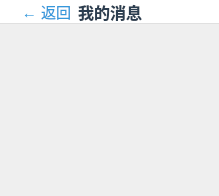
<?xml version="1.0" encoding="UTF-8"?>
<ui version="4.0">
 <class>ChatListPage</class>
 <widget class="QWidget" name="ChatListPage">
  <layout class="QVBoxLayout" name="outerLayout">
   <property name="spacing">
    <number>0</number>
   </property>
   <property name="leftMargin">
    <number>0</number>
   </property>
   <property name="topMargin">
    <number>0</number>
   </property>
   <property name="rightMargin">
    <number>0</number>
   </property>
   <property name="bottomMargin">
    <number>0</number>
   </property>
   <item>
    <widget class="QWidget" name="header" native="true">
     <property name="fixedHeight">
      <number>55</number>
     </property>
     <property name="styleSheet">
      <string notr="true">background-color: #ffffff; border-bottom: 1px solid #e0e0e0;</string>
     </property>
     <layout class="QHBoxLayout" name="headerLayout">
      <property name="spacing">
       <number>0</number>
      </property>
      <property name="leftMargin">
       <number>15</number>
      </property>
      <property name="topMargin">
       <number>0</number>
      </property>
      <property name="rightMargin">
       <number>15</number>
      </property>
      <property name="bottomMargin">
       <number>0</number>
      </property>
      <item>
       <widget class="QPushButton" name="m_backBtn">
        <property name="cursor">
         <cursorShape>PointingHandCursor</cursorShape>
        </property>
        <property name="text">
         <string>← 返回</string>
        </property>
        <property name="styleSheet">
         <string notr="true">QPushButton { background: transparent; border: none; font-size: 15px; color: #3498db; }
QPushButton:hover { color: #2980b9; }</string>
        </property>
       </widget>
      </item>
      <item>
       <widget class="QLabel" name="m_chatTitleLabel">
        <property name="text">
         <string>我的消息</string>
        </property>
        <property name="alignment">
         <set>Qt::AlignmentFlag::AlignCenter</set>
        </property>
        <property name="styleSheet">
         <string notr="true">color: #2c3e50; background: transparent; font-size: 16px; font-weight: bold;</string>
        </property>
       </widget>
      </item>
      <item>
       <widget class="QWidget" name="headerSpacer" native="true">
        <property name="fixedWidth">
         <number>60</number>
        </property>
       </widget>
      </item>
     </layout>
    </widget>
   </item>
   <item>
    <widget class="QStackedWidget" name="m_stack">
     <property name="currentIndex">
      <number>0</number>
     </property>
     <widget class="QWidget" name="m_listPage">
      <layout class="QVBoxLayout" name="listPageLayout">
       <property name="spacing">
        <number>0</number>
       </property>
       <property name="leftMargin">
        <number>0</number>
       </property>
       <property name="topMargin">
        <number>0</number>
       </property>
       <property name="rightMargin">
        <number>0</number>
       </property>
       <property name="bottomMargin">
        <number>0</number>
       </property>
      </layout>
     </widget>
     <widget class="QWidget" name="m_chatPage">
      <layout class="QVBoxLayout" name="chatPageLayout">
       <property name="spacing">
        <number>0</number>
       </property>
       <property name="leftMargin">
        <number>0</number>
       </property>
       <property name="topMargin">
        <number>0</number>
       </property>
       <property name="rightMargin">
        <number>0</number>
       </property>
       <property name="bottomMargin">
        <number>0</number>
       </property>
       <item>
        <widget class="QScrollArea" name="m_chatScrollArea">
         <property name="widgetResizable">
          <bool>true</bool>
         </property>
         <property name="horizontalScrollBarPolicy">
          <enum>Qt::ScrollBarPolicy::ScrollBarAlwaysOff</enum>
         </property>
         <property name="styleSheet">
          <string notr="true">QScrollArea { border: none; background: #ebeef5; }
QScrollBar:vertical { width: 4px; }
QScrollBar::handle:vertical { background: #ccc; border-radius: 2px; }</string>
         </property>
        </widget>
       </item>
       <item>
        <widget class="QWidget" name="inputBar" native="true">
         <property name="fixedHeight">
          <number>60</number>
         </property>
         <property name="styleSheet">
          <string notr="true">background-color: #ffffff; border-top: 1px solid #e0e0e0;</string>
         </property>
         <layout class="QHBoxLayout" name="inputLayout">
          <property name="spacing">
           <number>10</number>
          </property>
          <property name="leftMargin">
           <number>12</number>
          </property>
          <property name="topMargin">
           <number>10</number>
          </property>
          <property name="rightMargin">
           <number>12</number>
          </property>
          <property name="bottomMargin">
           <number>10</number>
          </property>
          <item>
           <widget class="QLineEdit" name="m_inputEdit">
            <property name="maxLength">
             <number>500</number>
            </property>
            <property name="placeholderText">
             <string>输入消息...</string>
            </property>
            <property name="styleSheet">
             <string notr="true">QLineEdit {
  min-height: 36px; padding: 0 15px;
  border: 2px solid #e0e0e0; border-radius: 18px;
  font-size: 14px; background-color: #f5f6fa; color: #333;
}
QLineEdit:focus { border-color: #3498db; background-color: #ffffff; }</string>
            </property>
           </widget>
          </item>
          <item>
           <widget class="QPushButton" name="m_sendBtn">
            <property name="cursor">
             <cursorShape>PointingHandCursor</cursorShape>
            </property>
            <property name="fixedSize">
             <size>
              <width>60</width>
              <height>38</height>
             </size>
            </property>
            <property name="text">
             <string>发送</string>
            </property>
            <property name="styleSheet">
             <string notr="true">QPushButton {
  background-color: #3498db; color: white; border: none;
  border-radius: 19px; font-size: 14px; font-weight: bold;
}
QPushButton:hover { background-color: #2980b9; }
QPushButton:disabled { background-color: #bdc3c7; }</string>
            </property>
           </widget>
          </item>
         </layout>
        </widget>
       </item>
      </layout>
     </widget>
    </widget>
   </item>
  </layout>
 </widget>
 <resources/>
 <connections/>
</ui>
